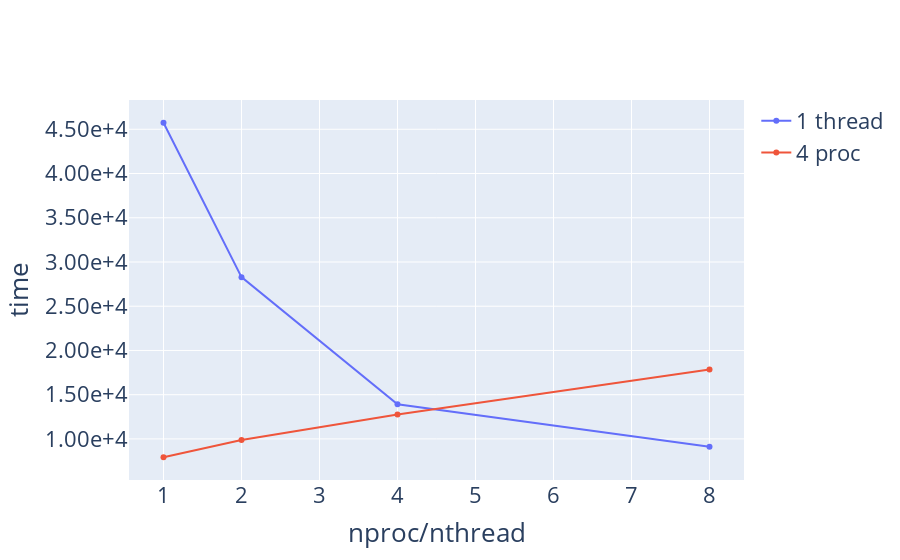

Notebook code cell kept with this figure:
### Markdown cell above
1 & 1 & $128^3$ & 5743.76 & 1 & 0.000126933 \\
2 & 1 & $128^3$ & 3214.88 & 1.79 & 0.000126933 \\
4 & 1 & $128^3$ & 2137.36 & 2.69 & 0.000126933 \\
8 & 1 & $128^3$ & 1089.79 & 5.27 & 0.000126933 \\
\hline
2 & 1 & $128^3$ & 7928.95 & 1 & 0.000126933 \\
2 & 2 & $128^3$ & 9870.61 & 0.8 & 0.000126933 \\
2 & 4 & $128^3$ & 12763.1 & 0.62 & 0.000126933 \\
2 & 8 & $128^3$ & 17839 & 0.44 & 0.000126933 \\
\hline
\hline
1 & 1 & $256^3$ & 45737.6 & 1 & 0.00094537 \\
2 & 1 & $256^3$ & 28286.4 & 1.62 & 0.00094537 \\
4 & 1 & $256^3$ & 13910.3 & 3.29 & 0.00094537 \\
8 & 1 & $256^3$ & 9115.46 & 5.02 & 0.00094537 \\
\hline
4 & 1 & $256^3$ & 19964.4 & 1 & 0.00094537 \\
4 & 2 & $256^3$ & 20680.2 & 0.97 & 0.00094537 \\
4 & 4 & $256^3$ & 24246.2 & 0.82 & 0.00094537 \\
4 & 8 & $256^3$ & 30478.3 & 0.66 & 0.00094537 \\

### Code cell
x = [1,2,4,8]
totals_1_thread = [45737.6, 28286.4, 13910.3, 9115.46]
totals_4_proc = [19964.4,20680.2,24246.2,30478.3  ]

fig = go.Figure(
    data = [
        go.Scatter(x=x, y=totals_1_thread, name="1 thread"),
        go.Scatter(x=x, y=totals_2_proc, name="4 proc"),
    ],
    layout = {"xaxis": {"title": "nproc/nthread"}, "yaxis": {"title": "time", "tickformat": ".2e"}},
)
fig.update_layout(
        font=dict(
            size=22
        )
    )
fig.show()
fig.write_image("Lpi_256_perf.png", width=1000, height=1000)

### Figure 1 — Plotly figure (JSON) as saved in the notebook; plotly's stock layout.template omitted (floating-point values rounded to 4 significant figures)
{"data": [{"name": "1 thread", "type": "scatter", "x": [1, 2, 4, 8], "y": [45740.0, 28290.0, 13910.0, 9115.0]}, {"name": "4 proc", "type": "scatter", "x": [1, 2, 4, 8], "y": [7929.0, 9871.0, 12760.0, 17839]}], "layout": {"font": {"size": 22}, "xaxis": {"title": {"text": "nproc/nthread"}}, "yaxis": {"tickformat": ".2e", "title": {"text": "time"}}}}
